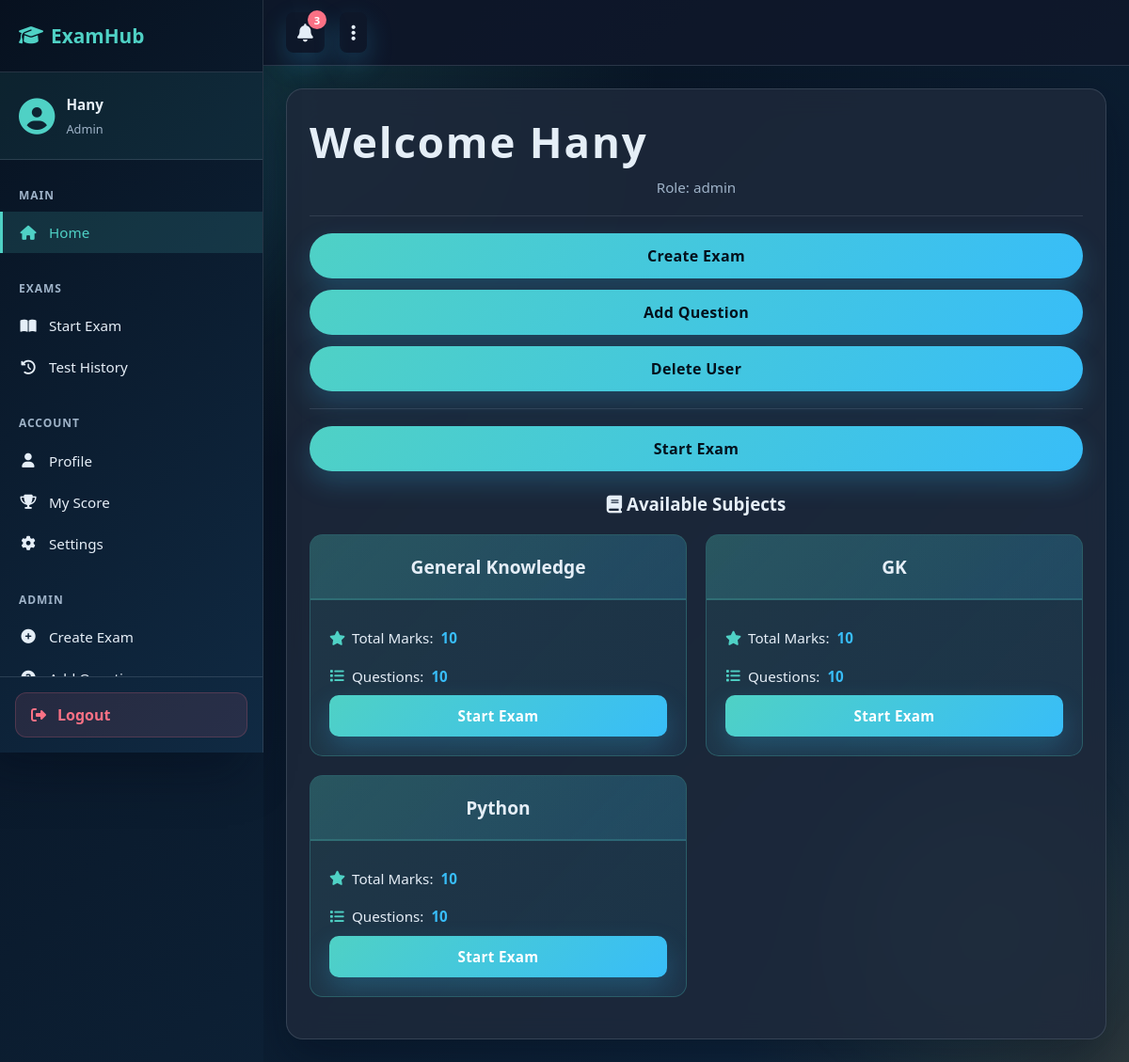
/dashboard (signed in), run on an earlier commit of the app's database.
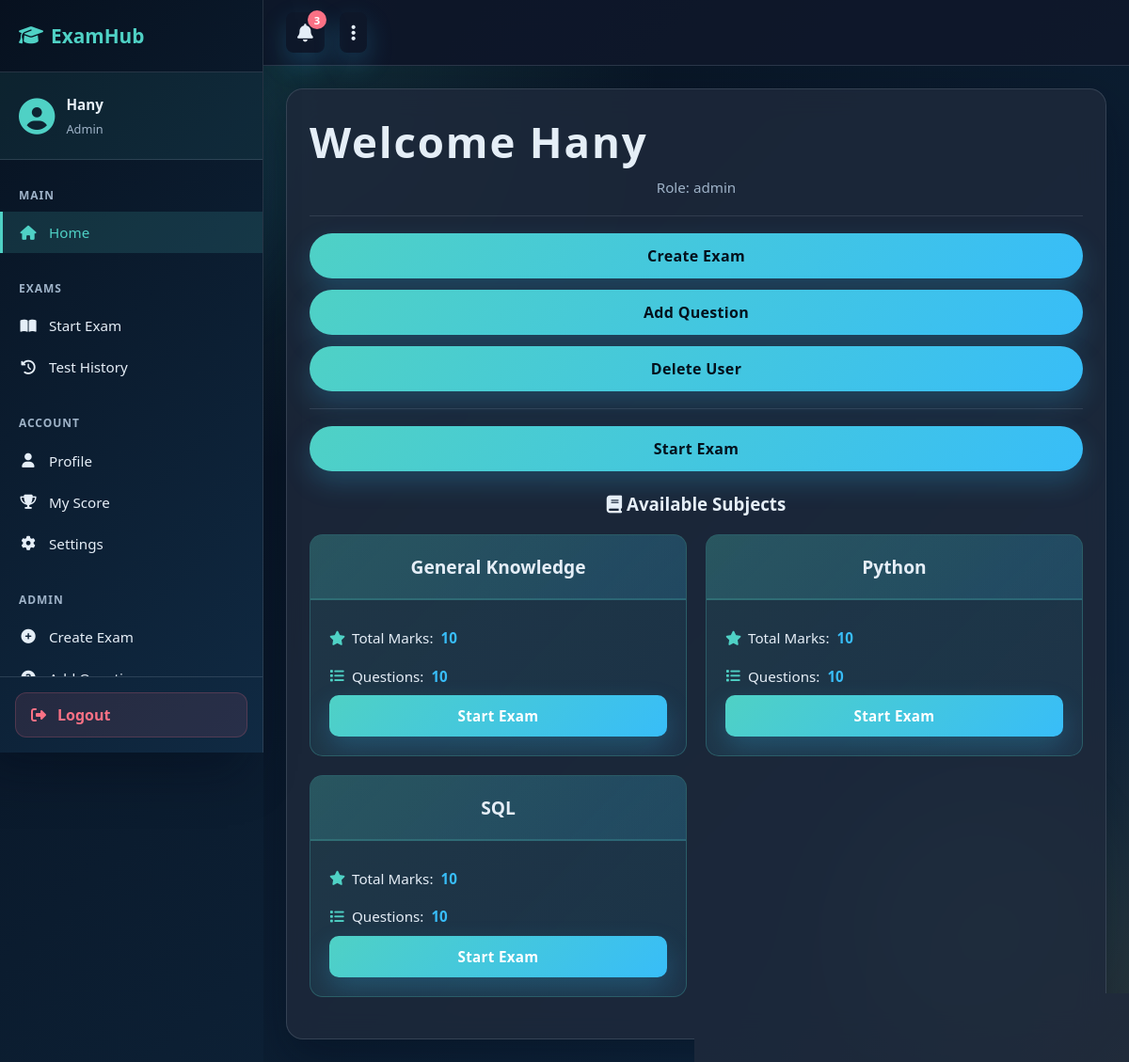
And on a later commit of the database.
### tables this page shows
CREATE TABLE exams (
    id INTEGER PRIMARY KEY AUTOINCREMENT,
    name TEXT NOT NULL,
    total_marks INTEGER CHECK(total_marks > 0)
);

### app.py (the view)
@app.route("/dashboard")
def dashboard():
    if "user" not in session:
        return redirect("/")
    exams = get_exams()
    return render_template("dashboard.html", role=session["role"], exams=exams)

### config/db_config.py (called while the page is built)
def get_connection():
    db_path = os.getenv("DB_PATH", "exam.db")
    return sqlite3.connect(db_path)

### services/exam_service.py (called while the page is built)
def get_exams():
    conn = get_connection()
    cur = conn.cursor()
    cur.execute("SELECT * FROM exams")
    data = cur.fetchall()
    conn.close()
    return data

### templates/dashboard.html (shortened to what this page needs)
{% extends "base.html" %}
{% block content %}
<div class="container">
    <div class="page-intro">
        <h1 class="page-title">Welcome {{ session.get('user') }}</h1>
        <p class="meta page-subtitle">Role: {{ role }}</p>
    </div>
    <hr>
    {% if role == 'admin' %}
        <div class="action-grid">
            <a class="btn-link" href="{{ url_for('create_exam_page') }}">Create Exam</a>
            <a class="btn-link" href="{{ url_for('add_question_page') }}">Add Question</a>
            <a class="btn-link" href="{{ url_for('delete_user_page') }}">Delete User</a>
        </div>
        <hr>
    {% endif %}
    <div class="button-row">
        <a class="btn-link" href="#start-exams-section" onclick="scrollToExams(event)">Start Exam</a>
    </div>
    <br>
    <div id="start-exams-section">
        <h3><i class="fas fa-book"></i> Available Subjects</h3>
        {% if exams %}
            <div class="exams-grid">
                {% for exam in exams %}
                    <div class="exam-card">
                        <div class="exam-card-header">
                            <h4>{{ exam[1] }}</h4>
                        </div>
                        <div class="exam-card-body">
                            <p class="exam-info">
                                <i class="fas fa-star"></i> Total Marks: <strong>{{ exam[2] }}</strong>
                            </p>
                            <p class="exam-info">
                                <i class="fas fa-list"></i> Questions: <strong>10</strong>
                            </p>
                            <a href="{{ url_for('take_exam', exam_id=exam[0]) }}">
                                <button class="exam-start-btn">Start Exam</button>
                            </a>
                        </div>
                    </div>
                {% endfor %}
            </div>
        {% else %}
            <div class="empty-state">
                <i class="fas fa-inbox"></i>
                <p>No exams available at the moment.</p>
            </div>
        {% endif %}
    </div>
</div>
{% endblock %}

### templates/base.html (shortened to what this page needs)
<!DOCTYPE html>
<html>
<head>
    <link rel="stylesheet" href="{{ url_for('static', filename='style.css', v='3') }}">
    <link rel="stylesheet" href="https://cdnjs.cloudflare.com/ajax/libs/font-awesome/6.4.0/css/all.min.css">
</head>
<body>
    <div class="sidebar">
        <div class="sidebar-header">
            <h3><i class="fas fa-graduation-cap"></i> ExamHub</h3>
        </div>
        <div class="user-info">
            <div class="user-avatar">
                <i class="fas fa-user-circle"></i>
            </div>
            <div class="user-details">
                <p class="user-name">{{ session.get('user', 'User') }}</p>
                <p class="user-role">{{ session.get('role', 'Student').title() }}</p>
            </div>
        </div>
        <nav class="sidebar-menu">
            <div class="menu-section">
                <p class="section-title">Main</p>
                <a href="{{ url_for('dashboard') }}" class="menu-item {% if request.endpoint == 'dashboard' %}active{% endif %}">
                    <i class="fas fa-home"></i> <span>Home</span>
                </a>
            </div>
            <div class="menu-section">
                <p class="section-title">Exams</p>
                <a href="{{ url_for('start_exam') }}" class="menu-item {% if request.endpoint == 'start_exam' %}active{% endif %}">
                    <i class="fas fa-book-open"></i> <span>Start Exam</span>
                </a>
                <a href="{{ url_for('test_history') }}" class="menu-item {% if request.endpoint == 'test_history' %}active{% endif %}">
                    <i class="fas fa-history"></i> <span>Test History</span>
                </a>
            </div>
            <div class="menu-section">
                <p class="section-title">Account</p>
                <a href="#" class="menu-item" onclick="showProfile()">
                    <i class="fas fa-user"></i> <span>Profile</span>
                </a>
                <a href="#" class="menu-item" onclick="showScore()">
                    <i class="fas fa-trophy"></i> <span>My Score</span>
                </a>
                <a href="#" class="menu-item" onclick="alert('Settings coming soon!')">
                    <i class="fas fa-cog"></i> <span>Settings</span>
                </a>
            </div>
            {% if session.get('role') == 'admin' %}
            <div class="menu-section">
                <p class="section-title">Admin</p>
                <a href="{{ url_for('create_exam_page') }}" class="menu-item {% if request.endpoint == 'create_exam_page' %}active{% endif %}">
                    <i class="fas fa-plus-circle"></i> <span>Create Exam</span>
                </a>
                <a href="{{ url_for('add_question_page') }}" class="menu-item {% if request.endpoint == 'add_question_page' %}active{% endif %}">
                    <i class="fas fa-question-circle"></i> <span>Add Question</span>
                </a>
            </div>
            {% endif %}
        </nav>
        <div class="sidebar-footer">
            <a href="{{ url_for('logout') }}" class="logout-btn">
                <i class="fas fa-sign-out-alt"></i> <span>Logout</span>
            </a>
        </div>
    </div>
    <div class="main-content">
        <div class="top-bar">
            <div class="top-bar-right">
                <button class="notification-btn" onclick="showNotifications()">
                    <i class="fas fa-bell"></i>
                    <span class="notification-badge">3</span>
                </button>
                <button class="user-menu-btn" onclick="toggleUserMenu()">
                    <i class="fas fa-ellipsis-v"></i>
                </button>
            </div>
        </div>
        <div class="content-wrapper">
            {% block content %}{% endblock %}
        </div>
    </div>
</body>
</html>

What changed in the data, as far as the page shows it:
removed exams: name "GK", total_marks "10"
added exams: name "SQL", total_marks "10"
